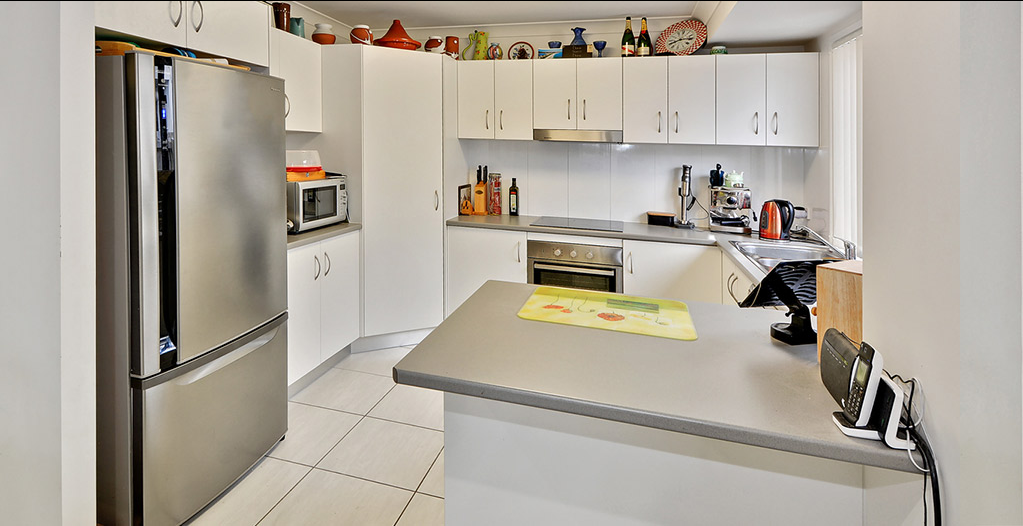
#> input picture input_images/input5.png, 1023 x 526 px
$ python lama_pipeline.py
#> lines starting #> are read from the running program, lines starting #| are printed output that depends on the picture; after the words box and inside, x2 and y2 are one past the last pixel; in counts of white or black regions, pixels touching at a corner belong together
import os
import cv2
import subprocess

# === USER SETTINGS ===
INPUT_IMAGE = "input_images/input5.png"
INPUT_MASK = "input_images/input5_mask.png"
MODEL_PATH = os.path.abspath("big-lama")
TEMP_DIR = os.path.abspath("temp_run")
OUT_DIR = os.path.abspath("output")
FINAL_OUTPUT = os.path.join(OUT_DIR, "restored_output.png")

# === PREP STEPS ===
def preprocess_and_save(img_path, mask_path, save_dir):
#> called with img_path = 'input_images/input5.png', mask_path = 'input_images/input5_mask.png', save_dir = 'temp_run'
    os.makedirs(save_dir, exist_ok=True)

    img = cv2.imread(img_path)
#> img is the input picture: shape (526, 1023, 3); mean B, G, R 155.8, 167, 174.1
    mask = cv2.imread(mask_path, cv2.IMREAD_GRAYSCALE)
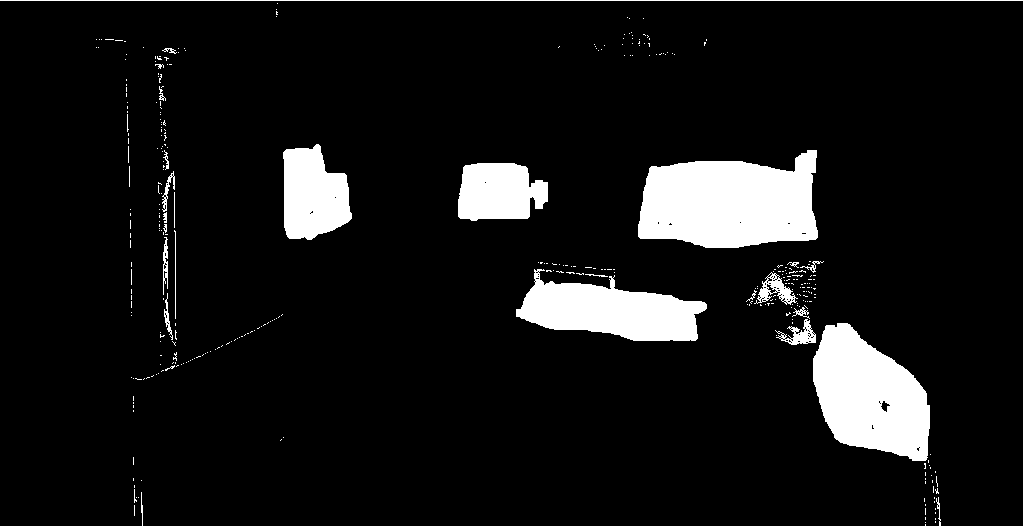
#> input picture input_images/input5_mask.png, 1023 x 526 px
#> mask: shape (526, 1023); 8.5% white; 352 white regions (325 under 20 px), largest, box (x1, y1, x2, y2) and area: (638, 150, 818, 248) 13740, (813, 323, 930, 461) 10864, (516, 269, 707, 341) 8044

    if img is None:
        raise FileNotFoundError(f"[ERROR] Could not read image: {img_path}")
    if mask is None:
        raise FileNotFoundError(f"[ERROR] Could not read mask: {mask_path}")

    original_shape = img.shape[:2]  # (height, width)
#> original_shape = (526, 1023)

    # Keep aspect ratio and resize to closest multiple of 8 (LaMa requirement)
    h, w = original_shape
#> h = 526; w = 1023
    new_h = h - (h % 8)
#> new_h = 520
    new_w = w - (w % 8)
#> new_w = 1016
    resize_dims = (new_w, new_h)
#> resize_dims = (1016, 520)

    img_resized = cv2.resize(img, resize_dims, interpolation=cv2.INTER_CUBIC)
    mask_resized = cv2.resize(mask, resize_dims, interpolation=cv2.INTER_NEAREST)
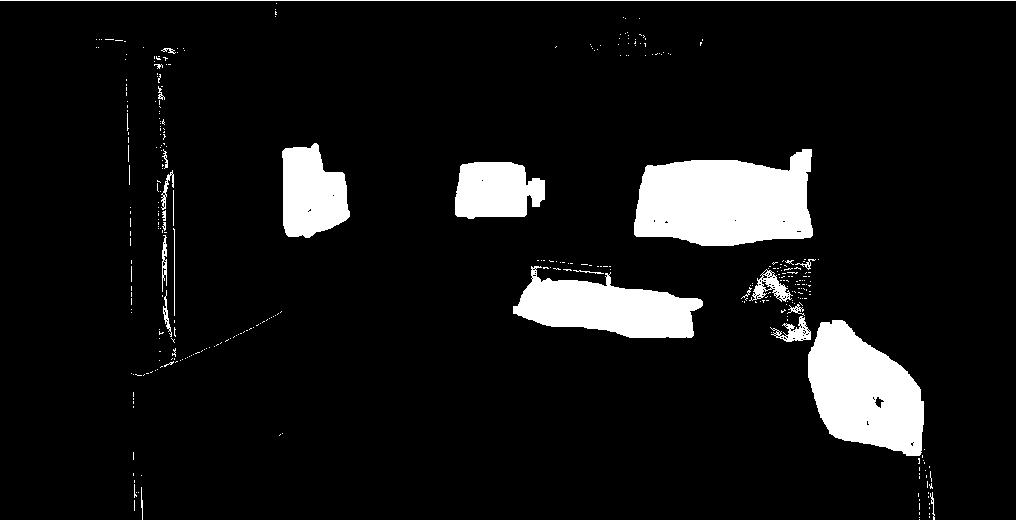
#> mask_resized: shape (520, 1016); 8.5% white; 352 white regions (326 under 20 px), largest, box (x1, y1, x2, y2) and area: (634, 149, 813, 246) 13489, (808, 320, 924, 456) 10615, (513, 266, 703, 338) 7998

    cv2.imwrite(os.path.join(save_dir, "image.png"), img_resized)
    cv2.imwrite(os.path.join(save_dir, "image_mask.png"), mask_resized)

    print(f"[✔] Preprocessed image & mask to: {resize_dims}")
#| [✔] Preprocessed image & mask to: (1016, 520)
    return original_shape  # return original for final restoration

# === RESTORE TO ORIGINAL SIZE ===
def restore_original_size(predicted_path, original_shape, output_path):
    if not os.path.exists(predicted_path):
        raise FileNotFoundError(f"[ERROR] Prediction file not found: {predicted_path}")

    pred = cv2.imread(predicted_path)
    if pred is None:
        raise ValueError(f"[ERROR] Could not read prediction image: {predicted_path}")

    restored = cv2.resize(pred, (original_shape[1], original_shape[0]), interpolation=cv2.INTER_CUBIC)
    cv2.imwrite(output_path, restored)
    print(f"[✔] Restored image saved to: {output_path}")

# === MAIN PIPELINE ===
def run_lama_pipeline():
    print("[1] Preprocessing...")
    original_shape = preprocess_and_save(INPUT_IMAGE, INPUT_MASK, TEMP_DIR)
#> original_shape = (526, 1023)

    print("[2] Running LaMa model...")
    predict_cmd = [
        "python3", "bin/predict.py",
        f"model.path={MODEL_PATH}",
        f"indir={TEMP_DIR}",
        f"outdir={OUT_DIR}"
    ]
    subprocess.run(predict_cmd, check=True)
#> (this line was passed over: subprocess is not available in this run)

    print("[3] Post-processing...")
    predicted = os.path.join(OUT_DIR, "image_mask.png")
    restore_original_size(predicted, original_shape, FINAL_OUTPUT)

    print("[✅] LaMa pipeline complete.")

# === RUN ===
if __name__ == "__main__":
#> (the run stopped early here; a loop or call above may not have finished)
